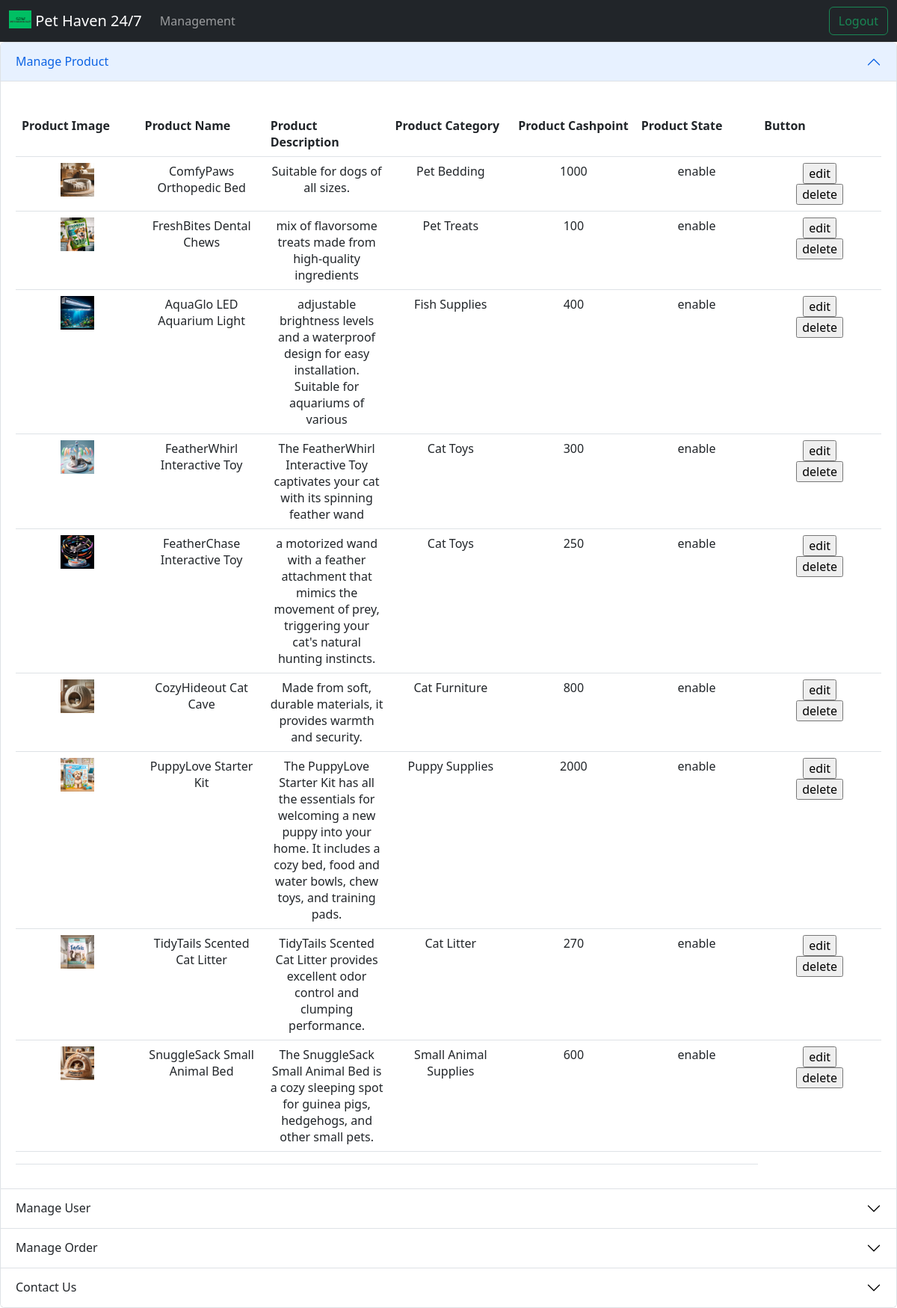
/m_control.php (signed in), run on the app's committed database.
### tables this page shows
CREATE TABLE `product_info` (
  `p_id` int(10) NOT NULL,
  `p_name` varchar(50) NOT NULL,
  `p_description` varchar(256) NOT NULL,
  `p_category` varchar(50) NOT NULL,
  `p_cashpoint` int(10) NOT NULL,
  `p_img` varchar(50) NOT NULL,
  `p_state` varchar(10) NOT NULL
);

### m_product.php (the view, shortened to what this page needs)
<?php include_once('./m_header.php'); ?>
<?php
include_once 'db.php';
$sql = "SELECT * FROM product_info";
$result = mysqli_query($conn, $sql);
?>
    <table  class="table"  align='center' width="10%">
        <tr>
            <th align='center' width="10%">Product Image</th>
            <th align='center' width="10%">Product Name</th>
            <th align='center' width="10%">Product Description</th>
            <th align='center' width="10%">Product Category</th>
            <th align='center' width="10%">Product Cashpoint</th>
            <th align='center' width="10%">Product State</th>
            <th align='center' width="10%">Button</th>
        </tr>
<?php
while ($row = mysqli_fetch_assoc($result)) {
    $p_name = $row["p_name"];
    $p_description = $row["p_description"];
    $p_category = $row["p_category"];
    $p_cashpoint = $row["p_cashpoint"];
    $p_img = $row["p_img"];
    $p_state = $row["p_state"];
    echo "<form method='post' action='m_product_handler.php'><tr>";
    echo "<td align='center'>"."<img src='$p_img' style=\"max-width:30%\">"."</td>";
    echo "<td align='center'>".$p_name."</td>";
    echo "<td align='center'>".$p_description."</td>";
    echo "<td align='center'>".$p_category."</td>";
    echo "<td align='center'>".$p_cashpoint."</td>";
    echo "<td align='center'>".$p_state."</td>";
    echo "<td align='center'>"."<input type='submit' name='action' value='edit' /><br>";
    echo "<input type='submit' name='action' value='delete' />"."</td>";
    echo "</tr></form>";
}
echo "<tr>";
echo "<td></td>";
echo "<td></td>";
echo "<td></td>";
echo "<td></td>";
echo "<td></td>";
echo "<td></td>";
?>
<br>
</table>

### m_header.php (shortened to what this page needs)
<link href="https://cdn.jsdelivr.net/npm/bootstrap@5.2.0-beta1/dist/css/bootstrap.min.css" rel="stylesheet">
<nav class="navbar navbar-expand-lg navbar-dark bg-dark">
    <div class="container-fluid">
        <a class="navbar-brand" href="#">
            <img src="img/Pet Haven 247.png" width="30" height="24" class="d-inline-block align-text-top">
            Pet Haven 24/7
        </a>
        <div class="collapse navbar-collapse" id="navbarText">
            <ul class="navbar-nav me-auto mb-2 mb-lg-0">
                <li class="nav-item">
                    <a class="nav-link" href="m_control.php">Management</a>
                </li>
            </ul>
            <a class="btn btn-outline-success" href='m_logout.php'>Logout</a>
        </div>
    </div>
</nav>

### m_control.php (shortened to what this page needs)
<?php include_once('./m_header.php'); ?>
<head>
</head>
<div class="accordion" id="accordionExample">
    <div class="accordion-item">
        <h2 class="accordion-header" id="headingOne">
            <button class="accordion-button" type="button" data-bs-toggle="collapse" data-bs-target="#collapseOne" aria-expanded="true" aria-controls="collapseOne">
                Manage Product
            </button>
        </h2>
        <div id="collapseOne" class="accordion-collapse collapse show" aria-labelledby="headingOne" data-bs-parent="#accordionExample">
            <div class="accordion-body">
                <?php include_once('./m_product.php');?>
            </div>
        </div>
    </div>
    <div class="accordion-item">
        <h2 class="accordion-header" id="headingTwo">
            <button class="accordion-button collapsed" type="button" data-bs-toggle="collapse" data-bs-target="#collapseTwo" aria-expanded="false" aria-controls="collapseTwo">
                Manage User
            </button>
        </h2>
    </div>
    <div class="accordion-item">
        <h2 class="accordion-header" id="headingThree">
            <button class="accordion-button collapsed" type="button" data-bs-toggle="collapse" data-bs-target="#collapseThree" aria-expanded="false" aria-controls="collapseThree">
                Manage Order
            </button>
        </h2>
    </div>
    <div class="accordion-item">
        <h2 class="accordion-header" id="headingFour">
            <button class="accordion-button collapsed" type="button" data-bs-toggle="collapse" data-bs-target="#collapseFour" aria-expanded="false" aria-controls="collapseThree">
                Contact Us
            </button>
        </h2>
    </div>
</div>

### data on the page
product_info: p_img (picture), p_name "ComfyPaws Orthopedic Bed", p_description "Suitable for dogs of all sizes.", p_category "Pet Bedding", p_cashpoint "1000", p_state "enable"
product_info: p_img (picture), p_name "FreshBites Dental Chews", p_description "mix of flavorsome treats made from high-quality ingredients", p_category "Pet Treats", p_cashpoint "100", p_state "enable"
product_info: p_img (picture), p_name "AquaGlo LED Aquarium Light", p_description "adjustable brightness levels and a waterproof design for easy installation. Suitable for aquariums of various", p_category "Fish Supplies", p_cashpoint "400", p_state "enable"
product_info: p_img (picture), p_name "FeatherWhirl Interactive Toy", p_description "The FeatherWhirl Interactive Toy captivates your cat with its spinning feather wand", p_category "Cat Toys", p_cashpoint "300", p_state "enable"
product_info: p_img (picture), p_name "FeatherChase Interactive Toy", p_description "a motorized wand with a feather attachment that mimics the movement of prey, triggering your cat's natural hunting instincts.", p_category "Cat Toys", p_cashpoint "250", p_state "enable"
product_info: p_img (picture), p_name "CozyHideout Cat Cave", p_description "Made from soft, durable materials, it provides warmth and security.", p_category "Cat Furniture", p_cashpoint "800", p_state "enable"
product_info: p_img (picture), p_name "PuppyLove Starter Kit", p_description "The PuppyLove Starter Kit has all the essentials for welcoming a new puppy into your home. It includes a cozy bed, food and water bowls, chew toys, and training pads.", p_category "Puppy Supplies", p_cashpoint "2000", p_state "enable"
product_info: p_img (picture), p_name "TidyTails Scented Cat Litter", p_description "TidyTails Scented Cat Litter provides excellent odor control and clumping performance.", p_category "Cat Litter", p_cashpoint "270", p_state "enable"
product_info: p_img (picture), p_name "SnuggleSack Small Animal Bed", p_description "The SnuggleSack Small Animal Bed is a cozy sleeping spot for guinea pigs, hedgehogs, and other small pets.", p_category "Small Animal Supplies", p_cashpoint "600", p_state "enable"
